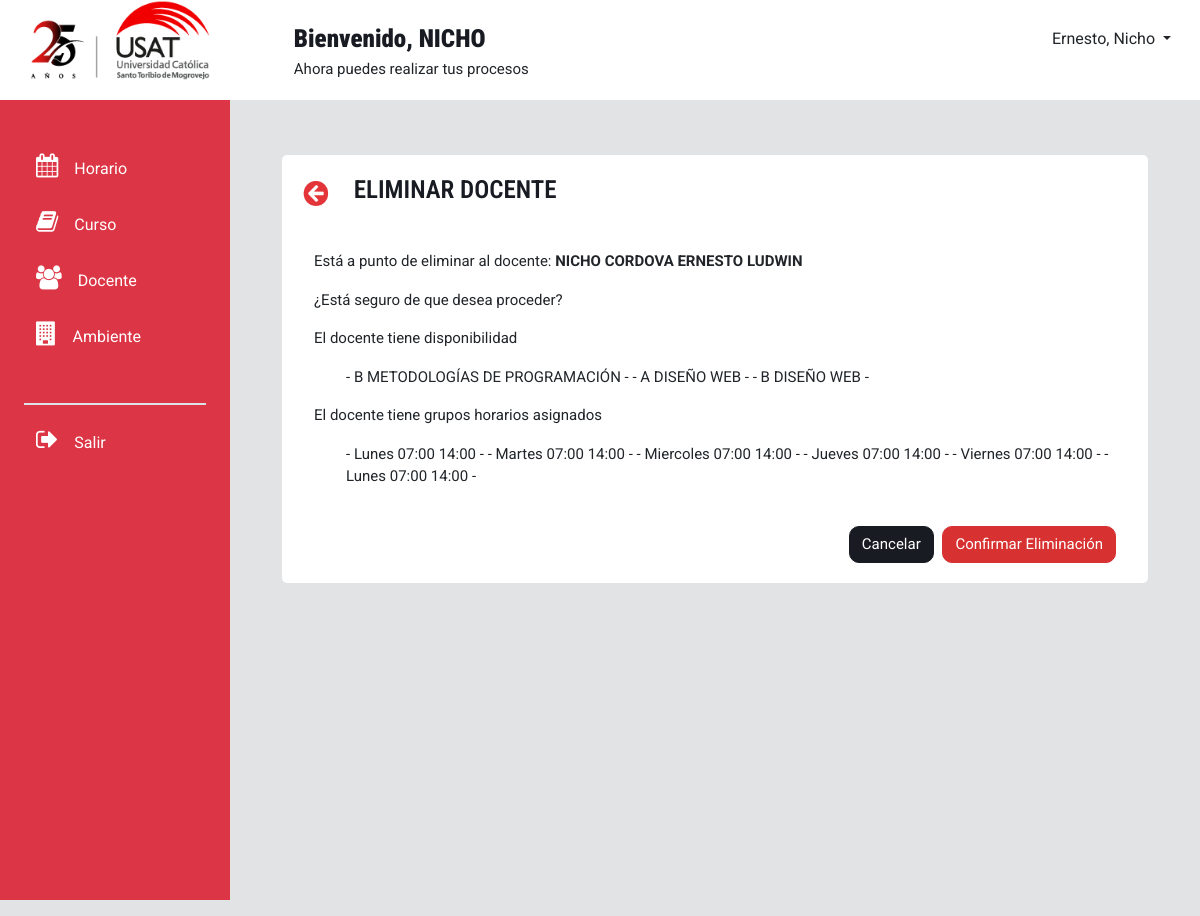
Screenshot of /eliminarDocente/3/ with the database file from the repository.
### modulo_docente/models.py (models this page shows, shortened)
class docente(models.Model):
    doc_nombres = models.CharField(max_length=200)
    doc_especialidad = models.CharField(max_length=100)
    doc_email = models.CharField(max_length=50)
    doc_estado = models.CharField(max_length=10)
    doc_telefono = models.CharField(max_length=9)
    FKtipocontrato = models.ForeignKey (tipo_contrato, on_delete=models.CASCADE)
    FKdepartamentoacademico = models.ForeignKey(departamento_academico, on_delete=models.CASCADE)
    class Meta:
        verbose_name_plural="Docente"

class disponibilidad_docente(models.Model):
    id = models.AutoField(primary_key=True)
    ddo_horainicio = models.TimeField()
    ddo_horafin = models.TimeField()
    FKdiasemana = models.ForeignKey('modulo_horario.dia_semana', on_delete=models.CASCADE)
    FKdocente = models.ForeignKey(docente, on_delete=models.CASCADE)
    class Meta:
        verbose_name_plural="Disponibilidad docente"
        ordering=['FKdocente']

### modulo_horario/models.py (models this page shows)
class grupo_horario(models.Model):
    grupo = models.CharField(max_length=1)
    capacidad = models.PositiveSmallIntegerField(default=15)
    fk_ciclo = models.ForeignKey(ciclo_academico, on_delete=models.CASCADE, default=None)
    fk_curso = models.ForeignKey(curso, on_delete=models.CASCADE, default=None)
    def __str__(self):
        return self.grupo
    class Meta:
        verbose_name_plural="Grupo Horario"

class dia_semana(models.Model):
    dia_nombre = models.CharField(max_length=9)
    def __str__(self):
        return self.dia_nombre
    class Meta:
        verbose_name_plural="Día de la semana"

### modulo_curso/models.py (models this page shows, shortened)
class curso(models.Model):
    codigo_curso = models.CharField(max_length=20,unique=True)
    nombre_curso = models.CharField(max_length=100)
    horas_totales = models.SmallIntegerField(default=1)
    horas_practicas = models.SmallIntegerField(default=1)
    horas_teoricas = models.SmallIntegerField(default=1)
    ciclo_curso = models.SmallIntegerField(default=1)
    amb = models.SmallIntegerField(default=1)
    FKtipocurso = models.ForeignKey(tipo_curso, on_delete=models.CASCADE)
    FKplan_estudio = models.ForeignKey(plan_estudio, on_delete=models.CASCADE, default=None)
    def __str__(self):
        return self.nombre_curso
    class Meta:
        verbose_name_plural="Curso"

### modulo_docente/views.py (the view)
# urls.py: path('eliminarDocente/<int:docente_id>/', views.eliminar_docente, name='eliminar_docente'),
def eliminar_docente(request, docente_id):
    df = docente.objects.get(id=docente_id)
    datosenviar=[]
    tabladg=[]
    tabladds=[]
    datosenviar.append((df.doc_nombres))
    label1=""
    label2=""
    dg=docente_grupo.objects.filter(FKdocente_id=docente_id)
    if dg.count()>0:
        label1= "El docente tiene grupos horarios asignados"
    for dgs in dg:
        grupo=dgs.id
        grupfk=dgs.FKgrupo
        gh=grupo_horario.objects.get(id=grupfk.id)
        tabladg.append((grupo, grupfk, gh.fk_curso))
    dds=disponibilidad_docente.objects.filter(FKdocente_id=docente_id)
    if dds.count()>0:
        label2= "El docente tiene disponibilidad"
    for dd in dds:
        doc=dd.id
        doci=dd.ddo_horainicio
        docf=dd.ddo_horafin
        docd=dd.FKdiasemana
        tabladds.append((doc,doci,docf,docd))
    if request.method == 'POST':
        respuesta = request.POST.get('respuesta')
        if respuesta=='1':
            df.delete()
        return redirect('gestionarDocente')
    return render(request, 'eliminarDocente.html', {'docente': datosenviar, 'dg':tabladg, 'dds':tabladds, 'msj':label2, 'msj2': label1})

### modulo_docente/templates/eliminarDocente.html (shortened to what this page needs)
<!DOCTYPE html>
<html lang="en">
<head>
    <link rel="stylesheet" href="https://cdnjs.cloudflare.com/ajax/libs/bootstrap/5.3.3/css/bootstrap.min.css"
 />
    <link rel="stylesheet" href="https://maxcdn.bootstrapcdn.com/font-awesome/4.7.0/css/font-awesome.min.css">
  </head>
  <body style="background-color: #E2E3E5;">
    <div class="container-fluid p-0 m-auto">
      <div class="caja" style="height: 100px; background-color: white;">
        <div class="row">
          <div class="col1" style="margin-left: 30px;">
            <a class="navbar-brand" href="/inicio">
              <img style="width: 180px; height: 80px;"
                src="/static/iconos/logo_usat25.png" alt="Logo usat">
            </a>
          </div>
          <div class="col2" style="padding: 20px; text-align: left; margin-left: 60px;">
            <h7> <strong> Bienvenido, NICHO </strong> <br> </h7>
            <p>Ahora puedes realizar tus procesos</p>
          </div>
          <div class="col3" style="padding: 20px; text-align: right;">
            <button class="btn dropdown-toggle" type="button" data-bs-toggle="dropdown" aria-expanded="false">
              Ernesto, Nicho
            </button>
          </div>
        </div>
      </div>
      <div class="container-fluid overflow-hidden">
        <div class="row vh-100 overflow-auto">
          <div id="sidebar" class="collapse collapse-horizontal show col-12 col-sm-3 col-xl-2 px-sm-2 px-0 bg-danger" style="width: 230px;">
            <div id="sidebar-nav" class="flex-sm-column flex-row flex-grow-1 align-items-center align-items-sm-start px-3 pt-2 text-white sticky-top">
              <ul class="nav nav-pills flex-sm-column flex-row flex-nowrap flex-shrink-1 flex-sm-grow-0 flex-grow-1 mb-sm-auto mb-0 justify-content-center align-items-center align-items-sm-start" id="menu">
                <div class="mt-3">
                  <br>
                  <a class="btn shadow-none border-0 text-white" data-bs-toggle="collapse" href="#menuHorario" role="button" aria-expanded="false" aria-controls="menuHorario">
                    <i class="fs-4 my-0 py-0 fa fa-calendar me-2"></i><span class="my-auto ms-2 d-none d-sm-inline text-white">Horario</span>
                  </a>
                </div>
                <div class="mt-3">
                  <a class="btn shadow-none border-0 text-white" data-bs-toggle="collapse" href="#menuCurso" role="button" aria-expanded="false" aria-controls="menuCurso">
                    <i class="fs-4 my-0 py-0 fa fa-book me-2"></i><span class="my-auto ms-2 d-none d-sm-inline text-white">Curso</span>
                  </a>
                </div>
                <div class="mt-3">
                  <a class="btn shadow-none border-0 text-white" data-bs-toggle="collapse" href="#menuDocente" role="button" aria-expanded="false" aria-controls="menuDocente">
                    <i class="fs-4 my-0 py-0 fa fa-users me-2"></i><span class="my-auto ms-2 d-none d-sm-inline text-white">Docente</span>
                  </a>
                </div>
                <div class="mt-3">
                  <a class="btn shadow-none border-0 text-white" data-bs-toggle="collapse" href="#menuAmbiente" role="button" aria-expanded="false" aria-controls="menuAmbiente">
                    <i class="fs-4 my-0 py-0 fa fa-building me-2"></i><span class="my-auto ms-2 d-none d-sm-inline text-white">Ambiente</span>
                  </a>
                </div>
                <hr class="solid w-100 d-flex h-100 border border-1 bg-white dropdown-divider mt-5" color="white">
                <div class="mt-3 mb-3">
                  <a class="btn shadow-none border-0 pb-3 text-white" href="#" role="button">
                    <i class="fs-4 my-0 py-0 fa fa-sign-out me-2"></i><span class="my-auto ms-2 d-none d-sm-inline text-white">Salir</span>
                  </a>
                </div>
              </ul>
            </div>
          </div>
          <div class="col d-flex flex-column h-sm-100">
            <main class="row overflow-auto">
              <div class="container-fluid col">
                <div class="px-lg-2 mx-lg-2 py-0 my-0">
                  <div class="container-fluid m-0 p-0">
                    <div class="row align-items-center mx-0 px-0" style="overflow-x: hidden; margin-top: 35px;">
                      <div class="container justify-content-center">
                        <div class="container">
                          <div id="contenedorSub" style=" padding: 20px; background-color: white; margin-top: 20px; height: auto; border-radius: 5px; ">
                            <div class="box-tittle">
                                <button type="button" class="regresarBtn">
                                  <a href="{% url 'gestionarDocente' %}"><img id="closeicon" src="/static/iconos/regresar.PNG" width="32px" height="27px"></a>
                                </button>
                                <h3 id="titulo" style="margin-left: 20px; display: inline;">ELIMINAR DOCENTE</h3>
                            </div>
                          <br>
                          <br>
                          <div class="container">
                            <div>
                                <p>Está a punto de eliminar al docente: <strong>{{ docente.0 }}</strong></p>
                                <p>¿Está seguro de que desea proceder?</p>
                                <p>{{ msj }}</p>
                                <ul>
                                    {% for datod in dg %}
                                    - {{ datod.1 }} {{ datod.2 }} -
                                     {% endfor %}
                                </ul>
                                <p>{{ msj2 }}</p>
                                <ul>
                                    {% for dato in dds %}
                                     - {{ dato.3 }} {{ dato.1 }} {{ dato.2 }} -
                                    {% endfor %}
                                </ul>
                                <br>
                            </div>
                            <form method="post">
                                <div style="text-align: right;">
                                  <button type="button" class="btnCancel" style="margin-right: 5px;" onclick="window.location.href='{% url 'gestionarDocente' %}'">Cancelar</button>
                                  <button type="submit" class="btnVer" > Confirmar Eliminación</button>
                                </div>
                            </form>
                        </div>
                        </div>
                        </div>
                      </div>
                    </div>
              </div>
            </main>
          </div>
        </div>
      </div>
    </div>
</html>

### modulo_docente/templates/eliminarDocente.html (style rules this page uses)
body { font-family: "Roboto", sans-serif; background-color: #e8ebf1; font-size: 15px; overflow-y: hidden; overflow-x: hidden; }
h1, h2, h3, h4, h5, h6, h7 { font-family: "Roboto Condensed", sans-serif; color: #181B22; font-size: 25px; font-weight: 600; }
.caja { padding: 0px; width: 100%; margin: 0px; }
.row { margin-bottom: 1rem; }
.col1, .col3 { width: 16%; }
.col2 { width: 60%; }
.btnVer { background-color: #d83131; border: 1px solid transparent; border-color: #d83131; border-radius: 10px; color: #fff; padding: 0.375rem 0.75rem; font-size: 15px; text-align: center; }
.btnCancel { background-color: #181B22; border: 1px solid transparent; border-color: #181B22; border-radius: 10px; color: #fff; padding: 0.375rem 0.75rem; font-size: 15px; text-align: center; }
a { text-decoration: none; }
.regresarBtn { background-color: white; border: None; margin: -8px; display: inline; }

### rows the page displays
docente: doc_nombres "NICHO CORDOVA ERNESTO LUDWIN"
grupo_horario: grupo "B", nombre_curso "METODOLOGÍAS DE PROGRAMACIÓN"
grupo_horario: grupo "A", nombre_curso "DISEÑO WEB"
grupo_horario: grupo "B", nombre_curso "DISEÑO WEB"
dia_semana: dia_nombre "Lunes", ddo_horainicio "07:00", ddo_horafin "14:00"
dia_semana: dia_nombre "Martes", ddo_horainicio "07:00", ddo_horafin "14:00"
dia_semana: dia_nombre "Miercoles", ddo_horainicio "07:00", ddo_horafin "14:00"
dia_semana: dia_nombre "Jueves", ddo_horainicio "07:00", ddo_horafin "14:00"
dia_semana: dia_nombre "Viernes", ddo_horainicio "07:00", ddo_horafin "14:00"

### other values shown
{{ msj }} "El docente tiene disponibilidad"
{{ msj2 }} "El docente tiene grupos horarios asignados"
